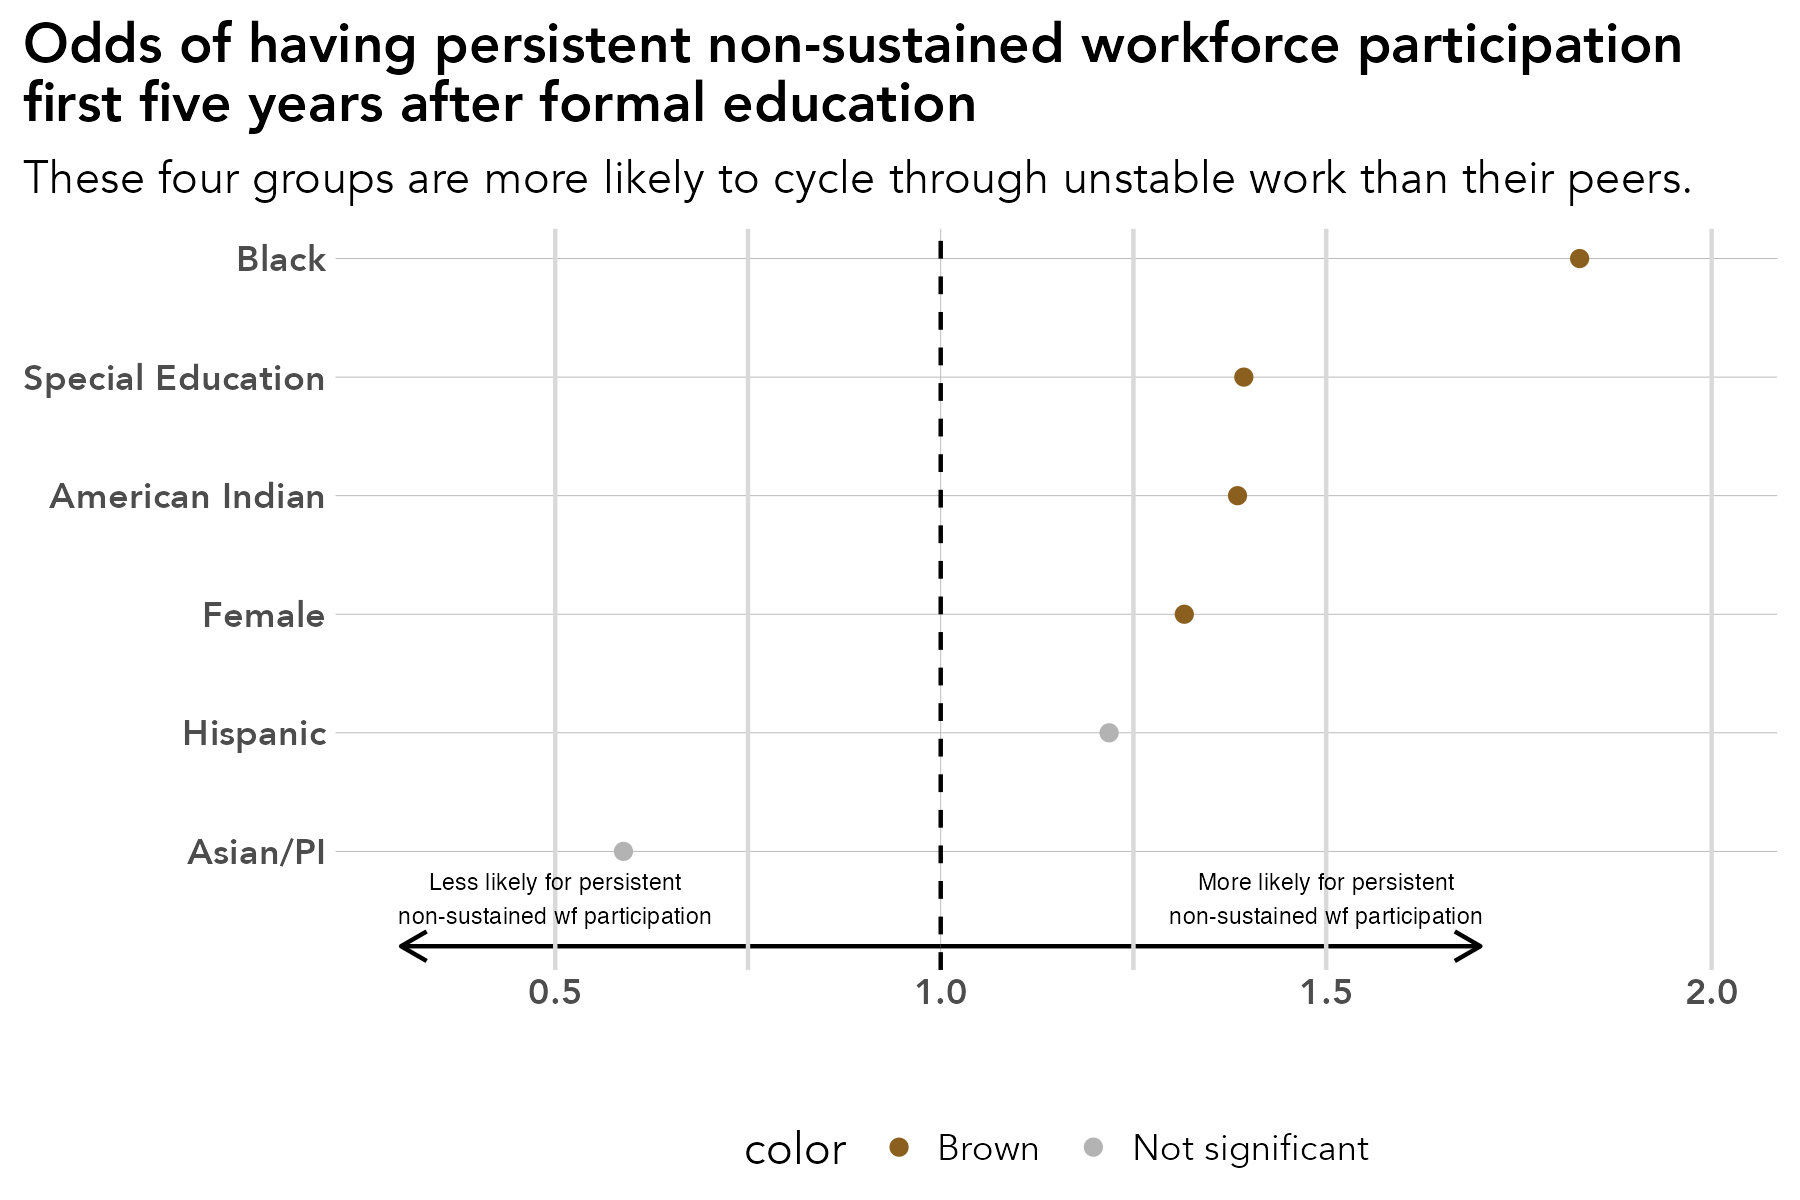

This figure's R source:
# library -----------------------------------------------------------------
library(tidyverse)
library(sf)
library(ggrepel)
library(scales)
library(ggiraph)
library(rmapshaper)
library(cowplot)
library(RColorBrewer)
library(readxl)
library(lubridate)
library(readxl)
library(systemfonts)
reset_font_cache()
library(ggtext)
library(janitor)
library(cowplot)
library(broom)


rm(list = ls())

# themes ------------------------------------------------------------------
theme_bar <- theme_bw() +
  theme(panel.grid.major = element_line(color = "grey70", size = 0.1),
        panel.grid.minor = element_blank(),
        axis.ticks = element_blank(),
        axis.text = element_text(face = "bold"),
        panel.border = element_blank(),
        legend.background = element_rect(fill = "transparent", color = "transparent"),
        legend.key = element_rect(fill = "transparent"),
        legend.key.size = unit(1, "lines"),
        legend.margin = margin(0,0,0,0),
        legend.title = element_blank(),
        legend.text = element_text(margin = margin(l = 2)),
        text = element_text(family = "Avenir") ,
        plot.title.position = "plot",
        plot.title = element_text(face = "bold"))

theme_line <- theme_bw() +
  theme(legend.background = element_rect(fill = "transparent", color = "transparent"),
        legend.key = element_rect(fill = "transparent"),
        legend.text = element_text(margin = margin(l = 2)),
        panel.grid.minor = element_blank(),
        panel.grid.major = element_line(color = "grey70", size = 0.1),
        axis.ticks = element_blank(),
        axis.text = element_text(face = "bold"),
        panel.border = element_blank(),
        legend.margin = margin(0,0,0,0),
        legend.key.size = unit(1, "lines"),
        text = element_text(family = "Avenir") ,
        plot.title.position = "plot",
        plot.title = element_text(face = "bold"))


theme_sf <- theme_bw() +
  theme(axis.text.x=element_blank(),
        axis.text.y=element_blank(),
        axis.ticks=element_blank(),
        panel.background = element_blank(),
        panel.grid.major = element_line(color = "white"),
        panel.border = element_blank(),
        legend.title = element_blank(),
        legend.text = element_text(margin = margin(l = 2)),
        legend.margin = margin(0,0,0,0),
        legend.key.size = unit(1, "lines"),
        text = element_text(family = "Avenir") ,
        plot.title.position = "plot",
        plot.title = element_text(face = "bold"))

regions <- read_csv("/Users/kellyasche/Library/CloudStorage/GoogleDrive-kasche@ruralmn.org/My Drive/Data Prep/R Projects/Join docs/county_regions.csv") %>%
  select(5,6) %>%
  unique() %>%
  mutate(edr = str_replace(edr, "  ", " "),
         planning.region = str_replace(planning.region, " Minnesota", ""),
         planning.region = fct_relevel(planning.region, "Northwest", "Northeast", "Central", "Seven County Mpls-St Paul", "Southwest", "Southeast"),
         edr = fct_relevel(edr, "EDR 1 - Northwest", "EDR 2 - Headwaters", "EDR 3 - Arrowhead", "EDR 4 - West Central", "EDR 5 - North Central", "EDR 6E- Southwest Central", "EDR 6W- Upper Minnesota Valley", "EDR 7E- East Central", "EDR 7W- Central", "EDR 8 - Southwest", "EDR 9 - South Central", "EDR 10 - Southeast", "EDR 11 - 7 County Twin Cities", "Minnesota"))

counties.regions <- read_csv("/Users/kellyasche/Library/CloudStorage/GoogleDrive-kasche@ruralmn.org/My Drive/Data Prep/R Projects/Join docs/county_regions.csv") %>%
  mutate(countyfp = formatC(countyfp, width = 3, flag = "0"),
         Name = str_to_title(Name),
         Name = str_replace(Name, "Q", "q"),
         Name = str_replace(Name, "Of The", "of the"),
         Name = str_replace(Name, "Mcleod", "McLeod"),
         Dem_Desc = ifelse(Name == "Minnesota", "Minnesota", Dem_Desc) ,
         edr = str_replace(edr, "  ", " "),
         planning.region = str_replace(planning.region, " Minnesota", ""),
         planning.region = fct_relevel(planning.region, "Northwest", "Northeast", "Central", "Seven County Mpls-St Paul", "Southwest", "Southeast"),
         edr = fct_relevel(edr, "EDR 1 - Northwest", "EDR 2 - Headwaters", "EDR 3 - Arrowhead", "EDR 4 - West Central", "EDR 5 - North Central", "EDR 6E- Southwest Central", "EDR 6W- Upper Minnesota Valley", "EDR 7E- East Central", "EDR 7W- Central", "EDR 8 - Southwest", "EDR 9 - South Central", "EDR 10 - Southeast", "EDR 11 - 7 County Twin Cities", "Minnesota"))

color.ruca <- c("Entirely rural" = "#009933", "Town/rural mix" = "#99CC33", "Urban/town/rural mix" = "#CC9966", "Entirely urban" = "#754C29", "Minnesota" = "black")

color.pr <- c("Northwest" = "#4575b4","Northeast" = "grey", "Central" = "#fee090", "Seven County Mpls-St Paul" = "#d73027", "Southwest" = "#91bfdb", "Southeast" = "#fc8d59", "Minnesota" = "black")

color.edr <- c("EDR 1 - Northwest" = "#b3cde3", "EDR 2 - Headwaters" = "#8c96c6", "EDR 3 - Arrowhead" = "#fe9929", "EDR 4 - West Central" = "#8856a7", "EDR 5 - North Central" = "#810f7c", "EDR 6E- Southwest Central" = "#e5f5f9", "EDR 6W- Upper Minnesota Valley" = "#bdc9e1", "EDR 7E- East Central" = "#99d8c9", "EDR 7W- Central" = "#2ca25f", "EDR 8 - Southwest" = "#74a9cf", "EDR 9 - South Central" = "#0570b0", "EDR 10 - Southeast" = "#d7301f", "EDR 11 - 7 County Twin Cities" = "#d8b365", "Minnesota" = "black")

color.pr.edr <- c ("Northwest" = "#4575b4","Northeast" = "#e0f3f8", "Central" = "#fee090", "Seven County Mpls-St Paul" = "#d73027", "Southwest" = "#91bfdb", "Southeast" = "#fc8d59", "Minnesota" = "black", "EDR 1 - Northwest" = "#b3cde3", "EDR 2 - Headwaters" = "#8c96c6", "EDR 3 - Arrowhead" = "#fe9929", "EDR 4 - West Central" = "#8856a7", "EDR 5 - North Central" = "#810f7c", "EDR 6E- Southwest Central" = "#e5f5f9", "EDR 6W- Upper Minnesota Valley" = "#bdc9e1", "EDR 7E- East Central" = "#99d8c9", "EDR 7W- Central" = "#2ca25f", "EDR 8 - Southwest" = "#74a9cf", "EDR 9 - South Central" = "#0570b0", "EDR 10 - Southeast" = "#d7301f", "EDR 11 - 7 County Twin Cities" = "#d8b365")

color.six <- c("#009933", "#4575b4", "grey", "#fee090", "#fc8d59", "#d73027")

mn_counties <- st_read("/Users/kellyasche/Library/CloudStorage/GoogleDrive-kasche@ruralmn.org/My Drive/Data Prep/R Projects/Shapefiles/County shapefiles/MNCounties_MNDOT.shp", quiet = TRUE) %>%
  ms_simplify(keep = .01, keep_shapes = TRUE) %>%
  rename("countyfp" = "FIPS_CODE")

primary_colors <- c("#012623", "#2E7C63", "#8B601F", "#9B3F24", "grey")

alt_colors     <- c("#012623", "#9B3F24", "#E6A762", "#8B601F", "#222222")

expanded_colors <- c("#012623",   # Deep Field Green
                     "#9B3F24",   # Earth Red
                     "#2E7C63",   # Community Green
                     "#E6A762",   # Warm Accent
                     "#8B601F",   # Heritage Brown
                     "#0F5952",   # Secondary Green
                     "#222222",   # Dark Neutral
                     "grey")      # Light-mid neutral


# Prep data ---------------------------------------------------------------
master.original <- read_csv("Data/SLEDS/Masters/Master-non-college-grads-disconnection.csv") 

master.disc <- master.original %>%
  filter(grad.year > 2010) %>%
  mutate(
    Gender              = fct_relevel(Gender, "M"),
    RaceEthnicity       = fct_relevel(RaceEthnicity, "White"),
    economic.status = as_factor(economic.status),
    economic.status     = fct_relevel(economic.status, "0"),
    SpecialEdStatus = as_factor(SpecialEdStatus),
    SpecialEdStatus     = fct_relevel(SpecialEdStatus, "0"),
    english.learner = as_factor(english.learner),
    english.learner     = fct_relevel(english.learner, "0"),
    Dem_Desc            = fct_relevel(Dem_Desc, "Entirely rural"),
    pseo.participant = as_factor(pseo.participant),
    pseo.participant    = fct_relevel(pseo.participant, "0"),
    took.ACT            = fct_relevel(took.ACT, "No"),
    ap.exam = as_factor(ap.exam),
    ap.exam             = fct_relevel(ap.exam, "0"),
    cte.achievement     = fct_relevel(cte.achievement, "No CTE"),
    attended.ps         = fct_relevel(attended.ps, "No"),
    
    # ACT missing-indicator recode - confirmed safe: missingness fully
    # explained by took.ACT (9,228 No/missing, 5,941 Yes/present, zero mismatches)
    ACTCompositeScore.filled = ifelse(is.na(ACTCompositeScore), 0, ACTCompositeScore),
    
    # MCA Math missing-indicator recode - applied here specifically because
    # English learner status is central to this confirmatory analysis, and
    # MCA missingness has previously been shown to correlate with EL status
    # and mask its true relationship with the outcome
    MCA.M.missing = ifelse(is.na(MCA.M), 1, 0),
    MCA.M.filled  = ifelse(is.na(MCA.M), 0, MCA.M),
    
    # Dependent variables: binary persistence indicators
    persistent.non_sustained = ifelse(non_sustained.cat == "Persistently non-sustained", 1, 0),
    persistent.no_record     = ifelse(no_record.cat == "Persistently no-record", 1, 0)
  )


model3_non_sustained <- glm(
  persistent.non_sustained ~
    Gender +
    RaceEthnicity +
    economic.status +
    SpecialEdStatus +
    english.learner +
    Dem_Desc +
    avg.wages.pct.state +
    avg.unemp.rate +
    pseo.participant +
    took.ACT +
    ACTCompositeScore.filled +
    ap.exam +
    cte.achievement +
    MCA.M.filled +
    MCA.M.missing +
    attended.ps,
  family = binomial,
  data = master.disc
)

or_plot <- tidy(model3_non_sustained, conf.int = TRUE, exponentiate = TRUE) %>%
  filter(term != "(Intercept)") %>%
  mutate(term = fct_reorder(term, estimate),
         significant = p.value < 0.05,
         color = case_when(
           !significant ~ "Not statistically significant",
           estimate < 1  ~ "Lower odds",
           TRUE          ~ "Higher odds"))

ggplot(data = filter(or_plot, term %in% c("RaceEthnicityBlack", "SpecialEdStatus1", "RaceEthnicityAI", "GenderF", "RaceEthnicityAsian/PI", "RaceEthnicityHispanic")), aes(x = estimate, y = term)) +
  geom_vline(xintercept = 1, linetype = "dashed") +
  geom_vline(xintercept = c(0.5, 0.75, 1.25, 1.5, 2),
             color = "grey85") +
  geom_point() +
  geom_errorbar(
    aes(xmin = conf.low, xmax = conf.high),
    orientation = "y",
    width = 0.2
  ) +
  scale_x_log10(
    breaks = c(0.5, 0.75, 1, 1.25, 1.5, 2),
    labels = c("0.5", "0.75", "1.0", "1.25", "1.5", "2.0")
  ) +
  theme_line +
  labs(
    x = "Odds ratio (log scale)",
    y = NULL
  )

ggplot(data = filter(or_plot, term %in% c("RaceEthnicityBlack", "SpecialEdStatus1", "RaceEthnicityAI", "GenderF", "RaceEthnicityHispanic", "RaceEthnicityAsian/PI")), aes(x = estimate, y = term, color = color)) +
  annotate(geom = "segment",
           x = 1,
           xend = .3,
           y = .2,
           yend = .2,
           arrow = arrow(length = unit(.25, "cm"))) +
  annotate(geom = "segment",
           x = 1,
           xend = 1.7,
           y = .2,
           yend = .2,
           arrow = arrow(length = unit(.25, "cm"))) +
  geom_vline(xintercept = 1, linetype = "dashed") +
  geom_vline(xintercept = c(0.5, 0.75, 1.25, 1.5, 2),
             color = "grey85") +
  annotate(geom = "text",
           x = .5,
           y = .6,
           label = "Less likely for persistent\nnon-sustained wf participation",
           size = 2) +
  annotate(geom = "text",
           x = 1.5,
           y = .6,
           label = "More likely for persistent\nnon-sustained wf participation",
           size = 2) +
  geom_point() +
  scale_color_manual(values = c("Higher odds" = "#8B601F",
                                "Lower odds" = "#2E7C63",
                                "Not statistically significant" = "grey70")) +
  scale_y_discrete(labels = c("Asian/PI","Hispanic", "Female", "American Indian", "Special Education", "Black"),
                   expand = expansion(add = c(1, .25))) +
  theme_line +
  labs(
    x = NULL,
    y = NULL,
    color = "",
    title = "Odds of having persistent non-sustained workforce participation\nfirst five years after formal education",
    subtitle = "These four groups are more likely to cycle through unstable work than their peers."
  ) +
  theme(legend.position = "bottom")

ggsave(filename = "Charts/Draft 4/persistent-non-sustained-wf-odds-ratio.pdf", device = cairo_pdf, dpi = "print", width = 6, height = 4)

ggsave(filename = "Charts/Draft 4/persistent-non-sustained-wf-odds-ratio.png", dpi = "print", width = 6, height = 4)
